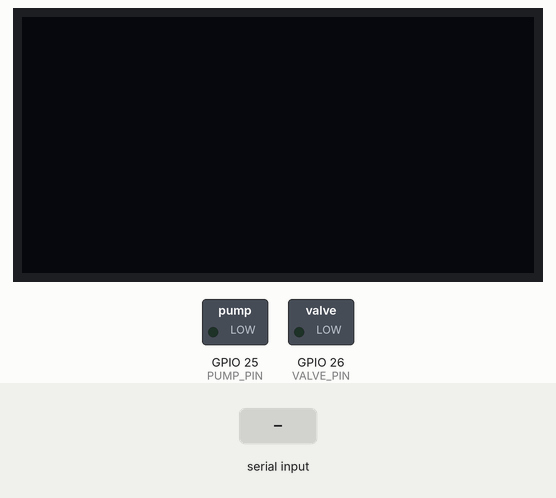
Simulated run of this sketch. Board: ESP32. Shown: 128×64 one-colour display, switched loads named in the sketch (green lamp = pin HIGH). The inputs (shaded band) are chosen by the test bench. What the sketch prints to the serial monitor is not drawn.

Above: at 1.4 s.
1.5 s: "6" received over Serial
At 2.2 s:
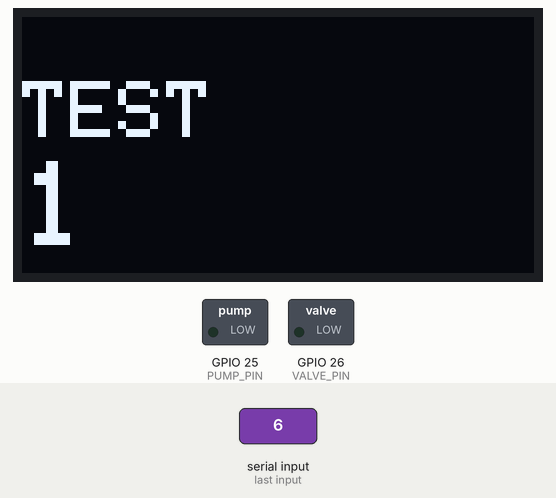
4.5 s: "4" received over Serial
At 5.1 s:
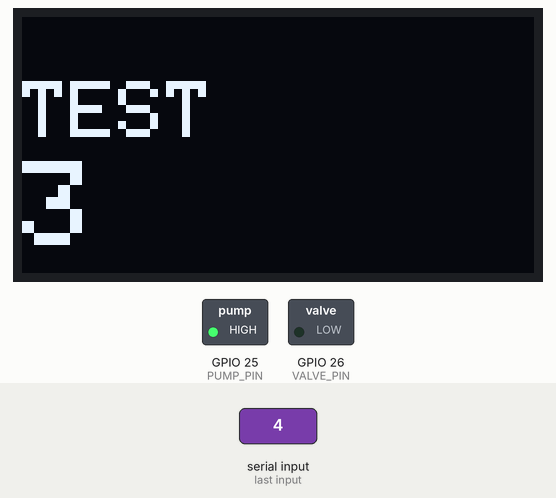
7.5 s: "5" received over Serial
At 9.9 s:
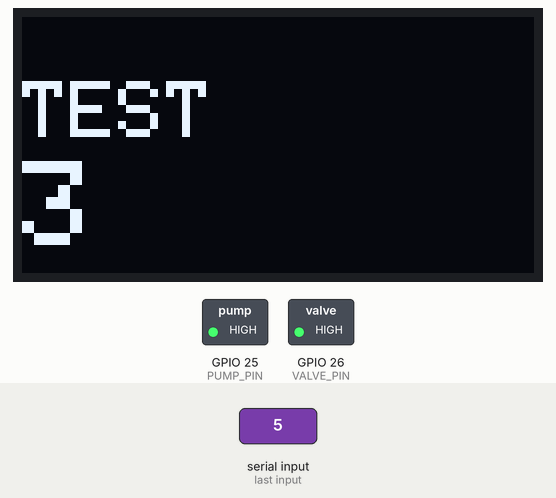
10.5 s: "4" received over Serial
At 12.3 s:
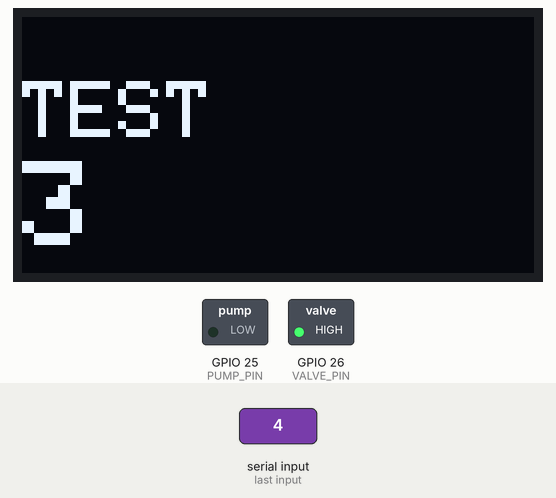
13.5 s: "m" received over Serial
At 14.3 s:
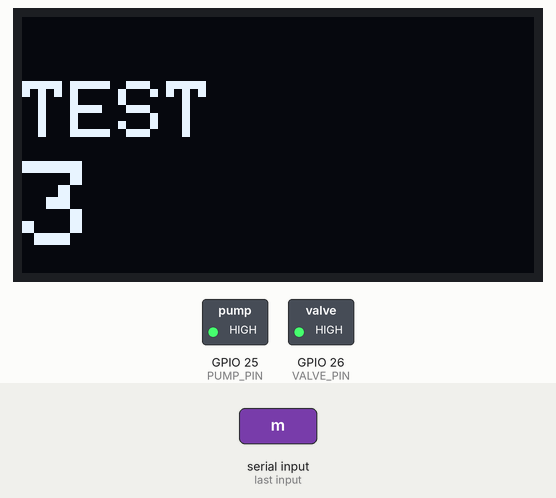
Timing chart, 0 to 16.0 s (numbered marks = the images above; inputs shaded):
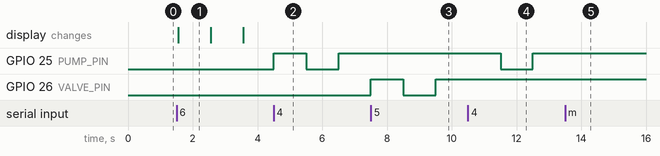

Measured:
- after the input at 1.5 s, the display: changes after 0.06 s (image 1)
- after the input at 4.5 s, GPIO 25 (PUMP_PIN): LOW → HIGH at once, → LOW 1.0 s later, → HIGH 1.0 s later
- after the input at 7.5 s, GPIO 25 (PUMP_PIN): stays HIGH (without the input it goes to LOW after 0.01 s); GPIO 26 (VALVE_PIN): LOW → HIGH at once, → LOW 1.0 s later, → HIGH 1.0 s later
- after the input at 10.5 s, GPIO 25 (PUMP_PIN): HIGH → LOW after 1.0 s, → HIGH 1.0 s later; GPIO 26 (VALVE_PIN): stays HIGH (without the input it goes to LOW after 0.00 s)
- after the input at 13.5 s, GPIO 25 (PUMP_PIN): stays HIGH (without the input it goes to LOW after 0.01 s)
- what the display in image 1 shows lasts 1.0 s, from 1.6 s to 2.6 s

The sketch:

diagnostics.ino
```cpp
/*
 * GlaucoSense - diagnostics.ino
 * Owner: all members (bring-up / debugging tool)
 * Purpose: Interactive Serial-menu firmware that tests ONE subsystem at a
 *          time, printing raw values continuously, so every component can
 *          be proven working in isolation BEFORE bringing up the full
 *          non-blocking state machine in GlaucoSense_Final.ino.
 *
 *          Open Serial Monitor at 115200 baud, send a number (1-6) to pick
 *          a test, send 'm' at any time to return to the menu.
 *
 * Requires libraries: "VL53L0X by Pololu", "Adafruit SSD1306", "Adafruit GFX"
 * (only needed if you actually run tests 2 and 6 - the sketch still
 * compiles and runs the other tests without these sensors attached).
 *
 * PIN MAP (classic ESP32-WROOM-32 / DevKitC) - must match
 * firmware/GlaucoSense_Final/config.h:
 *   I2C_SDA=21  I2C_SCL=22  PUMP=25  VALVE=26
 *   PRESSURE_ADC=34 (ADC1_CH6, input-only)  IR_SENSOR=35 (input-only)
 *
 * SAFETY: pump/valve pins are forced to a safe OFF state at the very start
 * of setup(), before anything else runs. Keep the pump's output tube open/
 * safe while running test [4] - it will cycle on/off repeatedly.
 *
 * NOT a medical device. Bench-test prototype only, artificial eye / balloon
 * membrane only - never a real eye.
 */

#include <Wire.h>
#include <VL53L0X.h>
#include <Adafruit_GFX.h>
#include <Adafruit_SSD1306.h>

// These must match firmware/GlaucoSense_Final/config.h
const int I2C_SDA_PIN      = 21;
const int I2C_SCL_PIN      = 22;
const int PUMP_PIN         = 25;
const int VALVE_PIN        = 26;
const int PRESSURE_ADC_PIN = 34; // ADC1_CH6
const int IR_SENSOR_PIN    = 35;
const int OLED_I2C_ADDR    = 0x3C;

const float PRESSURE_DIVIDER_RATIO = 0.625f;

const unsigned long PRINT_INTERVAL_MS = 200; // 5x per second
const unsigned long TOGGLE_INTERVAL_MS = 1000; // 1s on / 1s off

VL53L0X tofSensor;
Adafruit_SSD1306 display(128, 64, &Wire, -1);

enum DiagMode { MODE_MENU, MODE_IR, MODE_TOF, MODE_PRESSURE, MODE_PUMP, MODE_VALVE, MODE_OLED };
DiagMode mode = MODE_MENU;

unsigned long lastActionAt = 0;
bool toggleState = false;
bool tofReady = false;
bool oledReady = false;
int oledCounter = 0;

void printMenu() {
  Serial.println();
  Serial.println("=== GlaucoSense Diagnostics ===");
  Serial.println("[1] IR sensor        - raw digitalRead(), 5x/sec");
  Serial.println("[2] VL53L0X distance - I2C scan + continuous distance_mm");
  Serial.println("[3] MPX5010DP        - raw ADC counts + converted kPa");
  Serial.println("[4] Pump             - 1s ON / 1s OFF toggle test");
  Serial.println("[5] Valve            - 1s ON / 1s OFF toggle test");
  Serial.println("[6] OLED             - live counter test pattern");
  Serial.println("Send a number to pick a test. Send 'm' any time to return here.");
  Serial.println();
}

void scanI2CBus() {
  Serial.println("Scanning I2C bus...");
  int found = 0;
  for (byte addr = 1; addr < 127; addr++) {
    Wire.beginTransmission(addr);
    byte error = Wire.endTransmission();
    if (error == 0) {
      Serial.print("  Found I2C device at 0x");
      if (addr < 16) Serial.print("0");
      Serial.println(addr, HEX);
      found++;
    }
  }
  if (found == 0) {
    Serial.println("  No I2C devices found - check wiring (SDA/SCL swapped? GND common? power on?)");
  }
}

void beginTofTest() {
  Serial.println("-- VL53L0X distance test (send 'm' to return) --");
  scanI2CBus();

  tofSensor.setTimeout(500);
  if (!tofSensor.init()) {
    Serial.println("ERROR: VL53L0X not found / init failed. Check wiring and I2C address above.");
    tofReady = false;
    return;
  }
  tofSensor.setMeasurementTimingBudget(20000);
  tofSensor.startContinuous();
  tofReady = true;
  Serial.println("distance_mm,valid");
}

void beginOledTest() {
  Serial.println("-- OLED test (send 'm' to return) --");
  oledReady = display.begin(SSD1306_SWITCHCAPVCC, OLED_I2C_ADDR);
  if (!oledReady) {
    Serial.println("ERROR: SSD1306 not found at 0x3C. Check wiring/address.");
    return;
  }
  oledCounter = 0;
  Serial.println("OLED found - showing a live counter.");
}

void runIRTest() {
  if (millis() - lastActionAt < PRINT_INTERVAL_MS) return;
  lastActionAt = millis();

  int raw = digitalRead(IR_SENSOR_PIN);
  Serial.print("IR raw=");
  Serial.println(raw == HIGH ? "HIGH" : "LOW");
}

void runTofTest() {
  if (!tofReady) return;
  if (millis() - lastActionAt < PRINT_INTERVAL_MS) return;
  lastActionAt = millis();

  uint16_t distance = tofSensor.readRangeContinuousMillimeters();
  bool valid = !tofSensor.timeoutOccurred() && distance <= 1000;

  if (tofSensor.timeoutOccurred()) {
    Serial.println("ERROR: sensor timeout");
  }
  Serial.print(distance);
  Serial.print(",");
  Serial.println(valid ? "1" : "0");
}

void runPressureTest() {
  if (millis() - lastActionAt < PRINT_INTERVAL_MS) return;
  lastActionAt = millis();

  int rawCounts = analogRead(PRESSURE_ADC_PIN);
  int mv = analogReadMilliVolts(PRESSURE_ADC_PIN);
  float voltageAtPin = mv / 1000.0f;
  float sensorVoltage = voltageAtPin / PRESSURE_DIVIDER_RATIO;
  float pressureKPa = (sensorVoltage / 5.0f - 0.04f) / 0.09f;

  Serial.print("raw_counts=");
  Serial.print(rawCounts);
  Serial.print("  adc_mv=");
  Serial.print(mv);
  Serial.print("  pressure_kpa=");
  Serial.println(pressureKPa, 3);
}

void runPumpTest() {
  if (millis() - lastActionAt < TOGGLE_INTERVAL_MS) return;
  lastActionAt = millis();

  toggleState = !toggleState;
  digitalWrite(PUMP_PIN, toggleState ? HIGH : LOW);
  Serial.print("Pump pin -> ");
  Serial.println(toggleState ? "HIGH (ON)" : "LOW (OFF)");
}

void runValveTest() {
  if (millis() - lastActionAt < TOGGLE_INTERVAL_MS) return;
  lastActionAt = millis();

  toggleState = !toggleState;
  digitalWrite(VALVE_PIN, toggleState ? HIGH : LOW);
  Serial.print("Valve pin -> ");
  Serial.println(toggleState ? "HIGH (OPEN)" : "LOW (CLOSED)");
}

void runOledTest() {
  if (!oledReady) return;
  if (millis() - lastActionAt < 1000) return;
  lastActionAt = millis();

  oledCounter++;
  display.clearDisplay();
  display.setTextColor(SSD1306_WHITE);
  display.setTextSize(2);
  display.setCursor(0, 16);
  display.println("TEST");
  display.setTextSize(3);
  display.setCursor(0, 36);
  display.println(oledCounter);
  display.display();

  Serial.print("OLED counter: ");
  Serial.println(oledCounter);
}

void enterMode(char key) {
  switch (key) {
    case '1':
      mode = MODE_IR;
      Serial.println("-- IR sensor test (send 'm' to return) --");
      Serial.println("Watch this alongside the sensor's onboard LED to determine its active level.");
      break;
    case '2':
      mode = MODE_TOF;
      beginTofTest();
      break;
    case '3':
      mode = MODE_PRESSURE;
      Serial.println("-- MPX5010DP pressure test (send 'm' to return) --");
      break;
    case '4':
      mode = MODE_PUMP;
      toggleState = false;
      digitalWrite(PUMP_PIN, LOW);
      Serial.println("-- Pump toggle test (send 'm' to return) --");
      Serial.println("Keep the pump's output tube open/safe - it will cycle on/off every second.");
      break;
    case '5':
      mode = MODE_VALVE;
      toggleState = false;
      digitalWrite(VALVE_PIN, LOW);
      Serial.println("-- Valve toggle test (send 'm' to return) --");
      break;
    case '6':
      mode = MODE_OLED;
      beginOledTest();
      break;
    default:
      return; // unrecognised key, ignore
  }
  lastActionAt = 0; // let the first action/print happen immediately
}

void setup() {
  // SAFE STATE FIRST: pump/valve pins forced OFF before anything else.
  pinMode(PUMP_PIN, OUTPUT);
  pinMode(VALVE_PIN, OUTPUT);
  digitalWrite(PUMP_PIN, LOW);
  digitalWrite(VALVE_PIN, LOW);

  Serial.begin(115200);
  delay(200);
  Serial.println("GLAUCOSENSE DIAGNOSTICS BOOT OK");
  // Classic ESP32 uses a USB-UART bridge (CP2102/CH340) - plain
  // Serial.begin() over the USB cable is correct; there is no "USB CDC On
  // Boot" setting for this board.

  pinMode(IR_SENSOR_PIN, INPUT);
  analogReadResolution(12);
  analogSetAttenuation(ADC_11db);
  Wire.begin(I2C_SDA_PIN, I2C_SCL_PIN);

  printMenu();
}

void loop() {
  if (Serial.available()) {
    char c = Serial.read();
    if (c == 'm' || c == 'M') {
      mode = MODE_MENU;
      printMenu();
    } else {
      enterMode(c);
    }
  }

  switch (mode) {
    case MODE_IR:       runIRTest();       break;
    case MODE_TOF:       runTofTest();       break;
    case MODE_PRESSURE: runPressureTest(); break;
    case MODE_PUMP:      runPumpTest();      break;
    case MODE_VALVE:     runValveTest();     break;
    case MODE_OLED:      runOledTest();      break;
    case MODE_MENU:
    default:
      break;
  }
}
```
